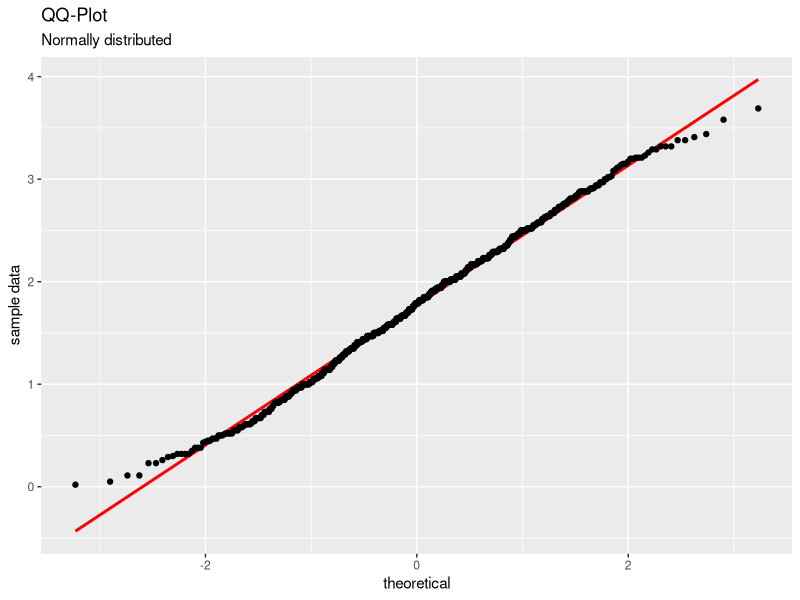
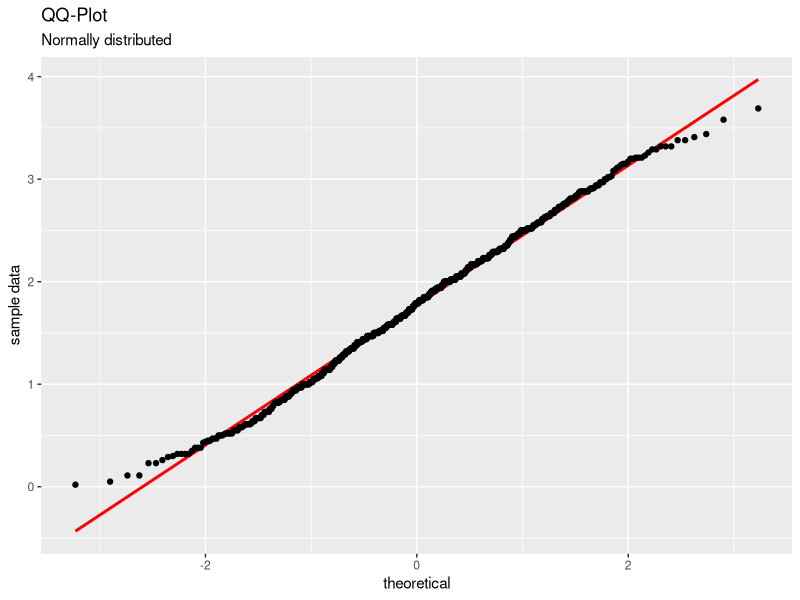

Reproduce these figures in R, in order.
## ---- chunk 1
library(tidyverse)
## ---- chunk 2
df <- read_csv(file = 'input_1.csv')
p <- ggplot(df, aes(sample = day1)) +
  labs(x = 'theoretical', y = 'sample data',
       title = 'QQ-Plot', subtitle = 'Normally distributed') +
  stat_qq_line(color = 'red', size = 1) + 
  stat_qq()
print(p)

png(filename = 'statistics_1_qq.png', width = 3, height = 3, units = 'in', res = 600)

print(p)
dev.off()
